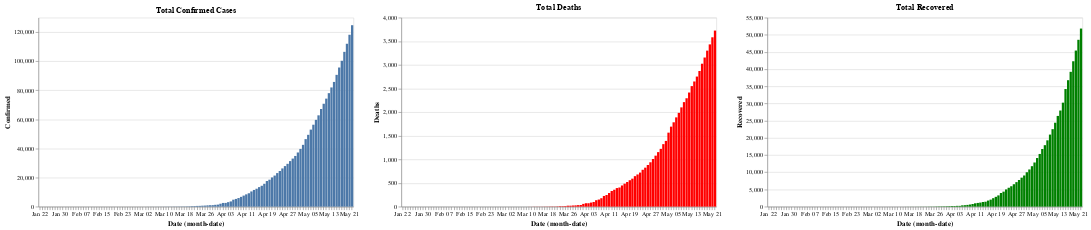

Notebook code for this chart:
### Code cell
base.encode(y="Confirmed").properties(title ='Total Confirmed Cases') | base.encode(y='Deaths',color=red).properties(title='Total Deaths') | base.encode(y='Recovered',color=g).properties(title='Total Recovered')

### Figure 1 — Vega-Lite specification as saved in the notebook (floating-point values rounded to 4 significant figures)
{"config": {"view": {"continuousWidth": 400, "continuousHeight": 300}}, "hconcat": [{"mark": "bar", "encoding": {"x": {"type": "ordinal", "field": "Date", "timeUnit": "monthdate"}, "y": {"type": "quantitative", "field": "Confirmed"}}, "title": "Total Confirmed Cases", "width": 500}, {"mark": "bar", "encoding": {"color": {"value": "red"}, "x": {"type": "ordinal", "field": "Date", "timeUnit": "monthdate"}, "y": {"type": "quantitative", "field": "Deaths"}}, "title": "Total Deaths", "width": 500}, {"mark": "bar", "encoding": {"color": {"value": "green"}, "x": {"type": "ordinal", "field": "Date", "timeUnit": "monthdate"}, "y": {"type": "quantitative", "field": "Recovered"}}, "title": "Total Recovered", "width": 500}], "data": {"name": "data-bdad5f149a248cd8044d592c055b8d04"}, "$schema": "https://vega.github.io/schema/vega-lite/v4.8.1.json", "datasets": {"data-bdad5f149a248cd8044d592c055b8d04": [{"Unnamed: 0": 78, "Date": "2020-01-22T00:00:00", "Country/Region": "India", "Confirmed": 0, "Deaths": 0, "Recovered": 0.0, "Active": 0.0, "New cases": 0, "New deaths": 0, "New recovered": 0}, {"Unnamed: 0": 264, "Date": "2020-01-23T00:00:00", "Country/Region": "India", "Confirmed": 0, "Deaths": 0, "Recovered": 0.0, "Active": 0.0, "New cases": 0, "New deaths": 0, "New recovered": 0}, {"Unnamed: 0": 450, "Date": "2020-01-24T00:00:00", "Country/Region": "India", "Confirmed": 0, "Deaths": 0, "Recovered": 0.0, "Active": 0.0, "New cases": 0, "New deaths": 0, "New recovered": 0}, {"Unnamed: 0": 636, "Date": "2020-01-25T00:00:00", "Country/Region": "India", "Confirmed": 0, "Deaths": 0, "Recovered": 0.0, "Active": 0.0, "New cases": 0, "New deaths": 0, "New recovered": 0}, {"Unnamed: 0": 822, "Date": "2020-01-26T00:00:00", "Country/Region": "India", "Confirmed": 0, "Deaths": 0, "Recovered": 0.0, "Active": 0.0, "New cases": 0, "New deaths": 0, "New recovered": 0}, {"Unnamed: 0": 1008, "Date": "2020-01-27T00:00:00", "Country/Region": "India", "Confirmed": 0, "Deaths": 0, "Recovered": 0.0, "Active": 0.0, "New cases": 0, "New deaths": 0, "New recovered": 0}, {"Unnamed: 0": 1194, "Date": "2020-01-28T00:00:00", "Country/Region": "India", "Confirmed": 0, "Deaths": 0, "Recovered": 0.0, "Active": 0.0, "New cases": 0, "New deaths": 0, "New recovered": 0}, {"Unnamed: 0": 1380, "Date": "2020-01-29T00:00:00", "Country/Region": "India", "Confirmed": 0, "Deaths": 0, "Recovered": 0.0, "Active": 0.0, "New cases": 0, "New deaths": 0, "New recovered": 0}, {"Unnamed: 0": 1566, "Date": "2020-01-30T00:00:00", "Country/Region": "India", "Confirmed": 1, "Deaths": 0, "Recovered": 0.0, "Active": 1.0, "New cases": 1, "New deaths": 0, "New recovered": 0}, {"Unnamed: 0": 1752, "Date": "2020-01-31T00:00:00", "Country/Region": "India", "Confirmed": 1, "Deaths": 0, "Recovered": 0.0, "Active": 1.0, "New cases": 0, "New deaths": 0, "New recovered": 0}, {"Unnamed: 0": 1938, "Date": "2020-02-01T00:00:00", "Country/Region": "India", "Confirmed": 1, "Deaths": 0, "Recovered": 0.0, "Active": 1.0, "New cases": 0, "New deaths": 0, "New recovered": 0}, {"Unnamed: 0": 2124, "Date": "2020-02-10T00:00:00", "Country/Region": "India", "Confirmed": 3, "Deaths": 0, "Recovered": 0.0, "Active": 3.0, "New cases": 2, "New deaths": 0, "New recovered": 0}, {"Unnamed: 0": 2310, "Date": "2020-02-11T00:00:00", "Country/Region": "India", "Confirmed": 3, "Deaths": 0, "Recovered": 0.0, "Active": 3.0, "New cases": 0, "New deaths": 0, "New recovered": 0}, {"Unnamed: 0": 2496, "Date": "2020-02-12T00:00:00", "Country/Region": "India", "Confirmed": 3, "Deaths": 0, "Recovered": 0.0, "Active": 3.0, "New cases": 0, "New deaths": 0, "New recovered": 0}, {"Unnamed: 0": 2682, "Date": "2020-02-13T00:00:00", "Country/Region": "India", "Confirmed": 3, "Deaths": 0, "Recovered": 0.0, "Active": 3.0, "New cases": 0, "New deaths": 0, "New recovered": 0}, {"Unnamed: 0": 2868, "Date": "2020-02-14T00:00:00", "Country/Region": "India", "Confirmed": 3, "Deaths": 0, "Recovered": 0.0, "Active": 3.0, "New cases": 0, "New deaths": 0, "New recovered": 0}, {"Unnamed: 0": 3054, "Date": "2020-02-15T00:00:00", "Country/Region": "India", "Confirmed": 3, "Deaths": 0, "Recovered": 0.0, "Active": 3.0, "New cases": 0, "New deaths": 0, "New recovered": 0}, {"Unnamed: 0": 3240, "Date": "2020-02-16T00:00:00", "Country/Region": "India", "Confirmed": 3, "Deaths": 0, "Recovered": 3.0, "Active": 0.0, "New cases": 0, "New deaths": 0, "New recovered": 3}, {"Unnamed: 0": 3426, "Date": "2020-02-17T00:00:00", "Country/Region": "India", "Confirmed": 3, "Deaths": 0, "Recovered": 3.0, "Active": 0.0, "New cases": 0, "New deaths": 0, "New recovered": 0}, {"Unnamed: 0": 3612, "Date": "2020-02-18T00:00:00", "Country/Region": "India", "Confirmed": 3, "Deaths": 0, "Recovered": 3.0, "Active": 0.0, "New cases": 0, "New deaths": 0, "New recovered": 0}, {"Unnamed: 0": 3798, "Date": "2020-02-19T00:00:00", "Country/Region": "India", "Confirmed": 3, "Deaths": 0, "Recovered": 3.0, "Active": 0.0, "New cases": 0, "New deaths": 0, "New recovered": 0}, {"Unnamed: 0": 3984, "Date": "2020-02-02T00:00:00", "Country/Region": "India", "Confirmed": 2, "Deaths": 0, "Recovered": 0.0, "Active": 2.0, "New cases": 0, "New deaths": 0, "New recovered": -3}, {"Unnamed: 0": 4170, "Date": "2020-02-20T00:00:00", "Country/Region": "India", "Confirmed": 3, "Deaths": 0, "Recovered": 3.0, "Active": 0.0, "New cases": 1, "New deaths": 0, "New recovered": 3}, {"Unnamed: 0": 4356, "Date": "2020-02-21T00:00:00", "Country/Region": "India", "Confirmed": 3, "Deaths": 0, "Recovered": 3.0, "Active": 0.0, "New cases": 0, "New deaths": 0, "New recovered": 0}, {"Unnamed: 0": 4542, "Date": "2020-02-22T00:00:00", "Country/Region": "India", "Confirmed": 3, "Deaths": 0, "Recovered": 3.0, "Active": 0.0, "New cases": 0, "New deaths": 0, "New recovered": 0}, {"Unnamed: 0": 4728, "Date": "2020-02-23T00:00:00", "Country/Region": "India", "Confirmed": 3, "Deaths": 0, "Recovered": 3.0, "Active": 0.0, "New cases": 0, "New deaths": 0, "New recovered": 0}, {"Unnamed: 0": 4914, "Date": "2020-02-24T00:00:00", "Country/Region": "India", "Confirmed": 3, "Deaths": 0, "Recovered": 3.0, "Active": 0.0, "New cases": 0, "New deaths": 0, "New recovered": 0}, {"Unnamed: 0": 5100, "Date": "2020-02-25T00:00:00", "Country/Region": "India", "Confirmed": 3, "Deaths": 0, "Recovered": 3.0, "Active": 0.0, "New cases": 0, "New deaths": 0, "New recovered": 0}, {"Unnamed: 0": 5286, "Date": "2020-02-26T00:00:00", "Country/Region": "India", "Confirmed": 3, "Deaths": 0, "Recovered": 3.0, "Active": 0.0, "New cases": 0, "New deaths": 0, "New recovered": 0}, {"Unnamed: 0": 5472, "Date": "2020-02-27T00:00:00", "Country/Region": "India", "Confirmed": 3, "Deaths": 0, "Recovered": 3.0, "Active": 0.0, "New cases": 0, "New deaths": 0, "New recovered": 0}, {"Unnamed: 0": 5658, "Date": "2020-02-28T00:00:00", "Country/Region": "India", "Confirmed": 3, "Deaths": 0, "Recovered": 3.0, "Active": 0.0, "New cases": 0, "New deaths": 0, "New recovered": 0}, {"Unnamed: 0": 5844, "Date": "2020-02-29T00:00:00", "Country/Region": "India", "Confirmed": 3, "Deaths": 0, "Recovered": 3.0, "Active": 0.0, "New cases": 0, "New deaths": 0, "New recovered": 0}, {"Unnamed: 0": 6030, "Date": "2020-02-03T00:00:00", "Country/Region": "India", "Confirmed": 3, "Deaths": 0, "Recovered": 0.0, "Active": 3.0, "New cases": 0, "New deaths": 0, "New recovered": -3}, {"Unnamed: 0": 6216, "Date": "2020-02-04T00:00:00", "Country/Region": "India", "Confirmed": 3, "Deaths": 0, "Recovered": 0.0, "Active": 3.0, "New cases": 0, "New deaths": 0, "New recovered": 0}, {"Unnamed: 0": 6402, "Date": "2020-02-05T00:00:00", "Country/Region": "India", "Confirmed": 3, "Deaths": 0, "Recovered": 0.0, "Active": 3.0, "New cases": 0, "New deaths": 0, "New recovered": 0}, {"Unnamed: 0": 6588, "Date": "2020-02-06T00:00:00", "Country/Region": "India", "Confirmed": 3, "Deaths": 0, "Recovered": 0.0, "Active": 3.0, "New cases": 0, "New deaths": 0, "New recovered": 0}, {"Unnamed: 0": 6774, "Date": "2020-02-07T00:00:00", "Country/Region": "India", "Confirmed": 3, "Deaths": 0, "Recovered": 0.0, "Active": 3.0, "New cases": 0, "New deaths": 0, "New recovered": 0}, {"Unnamed: 0": 6960, "Date": "2020-02-08T00:00:00", "Country/Region": "India", "Confirmed": 3, "Deaths": 0, "Recovered": 0.0, "Active": 3.0, "New cases": 0, "New deaths": 0, "New recovered": 0}, {"Unnamed: 0": 7146, "Date": "2020-02-09T00:00:00", "Country/Region": "India", "Confirmed": 3, "Deaths": 0, "Recovered": 0.0, "Active": 3.0, "New cases": 0, "New deaths": 0, "New recovered": 0}, {"Unnamed: 0": 7332, "Date": "2020-03-01T00:00:00", "Country/Region": "India", "Confirmed": 3, "Deaths": 0, "Recovered": 3.0, "Active": 0.0, "New cases": 0, "New deaths": 0, "New recovered": 3}, {"Unnamed: 0": 7518, "Date": "2020-03-10T00:00:00", "Country/Region": "India", "Confirmed": 56, "Deaths": 0, "Recovered": 4.0, "Active": 52.0, "New cases": 53, "New deaths": 0, "New recovered": 1}, {"Unnamed: 0": 7704, "Date": "2020-03-11T00:00:00", "Country/Region": "India", "Confirmed": 62, "Deaths": 1, "Recovered": 4.0, "Active": 57.0, "New cases": 6, "New deaths": 1, "New recovered": 0}, {"Unnamed: 0": 7890, "Date": "2020-03-12T00:00:00", "Country/Region": "India", "Confirmed": 73, "Deaths": 1, "Recovered": 4.0, "Active": 68.0, "New cases": 11, "New deaths": 0, "New recovered": 0}, {"Unnamed: 0": 8076, "Date": "2020-03-13T00:00:00", "Country/Region": "India", "Confirmed": 82, "Deaths": 2, "Recovered": 4.0, "Active": 76.0, "New cases": 9, "New deaths": 1, "New recovered": 0}, {"Unnamed: 0": 8262, "Date": "2020-03-14T00:00:00", "Country/Region": "India", "Confirmed": 102, "Deaths": 2, "Recovered": 4.0, "Active": 96.0, "New cases": 20, "New deaths": 0, "New recovered": 0}, {"Unnamed: 0": 8448, "Date": "2020-03-15T00:00:00", "Country/Region": "India", "Confirmed": 113, "Deaths": 2, "Recovered": 13.0, "Active": 98.0, "New cases": 11, "New deaths": 0, "New recovered": 9}, {"Unnamed: 0": 8634, "Date": "2020-03-16T00:00:00", "Country/Region": "India", "Confirmed": 119, "Deaths": 2, "Recovered": 13.0, "Active": 104.0, "New cases": 6, "New deaths": 0, "New recovered": 0}, {"Unnamed: 0": 8820, "Date": "2020-03-17T00:00:00", "Country/Region": "India", "Confirmed": 142, "Deaths": 3, "Recovered": 14.0, "Active": 125.0, "New cases": 23, "New deaths": 1, "New recovered": 1}, {"Unnamed: 0": 9006, "Date": "2020-03-18T00:00:00", "Country/Region": "India", "Confirmed": 156, "Deaths": 3, "Recovered": 14.0, "Active": 139.0, "New cases": 14, "New deaths": 0, "New recovered": 0}, {"Unnamed: 0": 9192, "Date": "2020-03-19T00:00:00", "Country/Region": "India", "Confirmed": 194, "Deaths": 4, "Recovered": 15.0, "Active": 175.0, "New cases": 38, "New deaths": 1, "New recovered": 1}, {"Unnamed: 0": 9378, "Date": "2020-03-02T00:00:00", "Country/Region": "India", "Confirmed": 5, "Deaths": 0, "Recovered": 3.0, "Active": 2.0, "New cases": 0, "New deaths": -4, "New recovered": -12}, {"Unnamed: 0": 9564, "Date": "2020-03-20T00:00:00", "Country/Region": "India", "Confirmed": 244, "Deaths": 5, "Recovered": 20.0, "Active": 219.0, "New cases": 239, "New deaths": 5, "New recovered": 17}, {"Unnamed: 0": 9750, "Date": "2020-03-21T00:00:00", "Country/Region": "India", "Confirmed": 330, "Deaths": 4, "Recovered": 23.0, "Active": 303.0, "New cases": 86, "New deaths": -1, "New recovered": 3}, {"Unnamed: 0": 9936, "Date": "2020-03-22T00:00:00", "Country/Region": "India", "Confirmed": 396, "Deaths": 7, "Recovered": 27.0, "Active": 362.0, "New cases": 66, "New deaths": 3, "New recovered": 4}, {"Unnamed: 0": 10122, "Date": "2020-03-23T00:00:00", "Country/Region": "India", "Confirmed": 499, "Deaths": 10, "Recovered": 27.0, "Active": 462.0, "New cases": 103, "New deaths": 3, "New recovered": 0}, {"Unnamed: 0": 10308, "Date": "2020-03-24T00:00:00", "Country/Region": "India", "Confirmed": 536, "Deaths": 10, "Recovered": 40.0, "Active": 486.0, "New cases": 37, "New deaths": 0, "New recovered": 13}, {"Unnamed: 0": 10494, "Date": "2020-03-25T00:00:00", "Country/Region": "India", "Confirmed": 657, "Deaths": 12, "Recovered": 43.0, "Active": 602.0, "New cases": 121, "New deaths": 2, "New recovered": 3}, {"Unnamed: 0": 10680, "Date": "2020-03-26T00:00:00", "Country/Region": "India", "Confirmed": 727, "Deaths": 20, "Recovered": 45.0, "Active": 662.0, "New cases": 70, "New deaths": 8, "New recovered": 2}, {"Unnamed: 0": 10866, "Date": "2020-03-27T00:00:00", "Country/Region": "India", "Confirmed": 887, "Deaths": 20, "Recovered": 73.0, "Active": 794.0, "New cases": 160, "New deaths": 0, "New recovered": 28}, {"Unnamed: 0": 11052, "Date": "2020-03-28T00:00:00", "Country/Region": "India", "Confirmed": 987, "Deaths": 24, "Recovered": 84.0, "Active": 879.0, "New cases": 100, "New deaths": 4, "New recovered": 11}, {"Unnamed: 0": 11238, "Date": "2020-03-29T00:00:00", "Country/Region": "India", "Confirmed": 1024, "Deaths": 27, "Recovered": 95.0, "Active": 902.0, "New cases": 37, "New deaths": 3, "New recovered": 11}, {"Unnamed: 0": 11424, "Date": "2020-03-03T00:00:00", "Country/Region": "India", "Confirmed": 5, "Deaths": 0, "Recovered": 3.0, "Active": 2.0, "New cases": 0, "New deaths": -27, "New recovered": -92}, {"Unnamed: 0": 11610, "Date": "2020-03-30T00:00:00", "Country/Region": "India", "Confirmed": 1251, "Deaths": 32, "Recovered": 102.0, "Active": 1117.0, "New cases": 1246, "New deaths": 32, "New recovered": 99}, {"Unnamed: 0": 11796, "Date": "2020-03-31T00:00:00", "Country/Region": "India", "Confirmed": 1397, "Deaths": 35, "Recovered": 123.0, "Active": 1239.0, "New cases": 146, "New deaths": 3, "New recovered": 21}, {"Unnamed: 0": 11982, "Date": "2020-03-04T00:00:00", "Country/Region": "India", "Confirmed": 28, "Deaths": 0, "Recovered": 3.0, "Active": 25.0, "New cases": 0, "New deaths": -35, "New recovered": -120}, {"Unnamed: 0": 12168, "Date": "2020-03-05T00:00:00", "Country/Region": "India", "Confirmed": 30, "Deaths": 0, "Recovered": 3.0, "Active": 27.0, "New cases": 2, "New deaths": 0, "New recovered": 0}, {"Unnamed: 0": 12354, "Date": "2020-03-06T00:00:00", "Country/Region": "India", "Confirmed": 31, "Deaths": 0, "Recovered": 3.0, "Active": 28.0, "New cases": 1, "New deaths": 0, "New recovered": 0}, {"Unnamed: 0": 12540, "Date": "2020-03-07T00:00:00", "Country/Region": "India", "Confirmed": 34, "Deaths": 0, "Recovered": 3.0, "Active": 31.0, "New cases": 3, "New deaths": 0, "New recovered": 0}, {"Unnamed: 0": 12726, "Date": "2020-03-08T00:00:00", "Country/Region": "India", "Confirmed": 39, "Deaths": 0, "Recovered": 3.0, "Active": 36.0, "New cases": 5, "New deaths": 0, "New recovered": 0}, {"Unnamed: 0": 12912, "Date": "2020-03-09T00:00:00", "Country/Region": "India", "Confirmed": 43, "Deaths": 0, "Recovered": 3.0, "Active": 40.0, "New cases": 4, "New deaths": 0, "New recovered": 0}, {"Unnamed: 0": 13098, "Date": "2020-04-01T00:00:00", "Country/Region": "India", "Confirmed": 1998, "Deaths": 58, "Recovered": 148.0, "Active": 1792.0, "New cases": 1955, "New deaths": 58, "New recovered": 145}, {"Unnamed: 0": 13284, "Date": "2020-04-10T00:00:00", "Country/Region": "India", "Confirmed": 7598, "Deaths": 246, "Recovered": 774.0, "Active": 6578.0, "New cases": 5600, "New deaths": 188, "New recovered": 626}, {"Unnamed: 0": 13470, "Date": "2020-04-11T00:00:00", "Country/Region": "India", "Confirmed": 8446, "Deaths": 288, "Recovered": 969.0, "Active": 7189.0, "New cases": 848, "New deaths": 42, "New recovered": 195}, {"Unnamed: 0": 13656, "Date": "2020-04-12T00:00:00", "Country/Region": "India", "Confirmed": 9205, "Deaths": 331, "Recovered": 1080.0, "Active": 7794.0, "New cases": 759, "New deaths": 43, "New recovered": 111}, {"Unnamed: 0": 13842, "Date": "2020-04-13T00:00:00", "Country/Region": "India", "Confirmed": 10453, "Deaths": 358, "Recovered": 1181.0, "Active": 8914.0, "New cases": 1248, "New deaths": 27, "New recovered": 101}, {"Unnamed: 0": 14028, "Date": "2020-04-14T00:00:00", "Country/Region": "India", "Confirmed": 11487, "Deaths": 393, "Recovered": 1359.0, "Active": 9735.0, "New cases": 1034, "New deaths": 35, "New recovered": 178}, {"Unnamed: 0": 14214, "Date": "2020-04-15T00:00:00", "Country/Region": "India", "Confirmed": 12322, "Deaths": 405, "Recovered": 1432.0, "Active": 10480.0, "New cases": 835, "New deaths": 12, "New recovered": 73}, {"Unnamed: 0": 14400, "Date": "2020-04-16T00:00:00", "Country/Region": "India", "Confirmed": 13430, "Deaths": 448, "Recovered": 1768.0, "Active": 11210.0, "New cases": 1108, "New deaths": 43, "New recovered": 336}, {"Unnamed: 0": 14586, "Date": "2020-04-17T00:00:00", "Country/Region": "India", "Confirmed": 14352, "Deaths": 486, "Recovered": 2041.0, "Active": 11820.0, "New cases": 922, "New deaths": 38, "New recovered": 273}, {"Unnamed: 0": 14772, "Date": "2020-04-18T00:00:00", "Country/Region": "India", "Confirmed": 15722, "Deaths": 521, "Recovered": 2463.0, "Active": 12740.0, "New cases": 1370, "New deaths": 35, "New recovered": 422}, {"Unnamed: 0": 14958, "Date": "2020-04-19T00:00:00", "Country/Region": "India", "Confirmed": 17615, "Deaths": 559, "Recovered": 2854.0, "Active": 14200.0, "New cases": 1893, "New deaths": 38, "New recovered": 391}, {"Unnamed: 0": 15144, "Date": "2020-04-02T00:00:00", "Country/Region": "India", "Confirmed": 2543, "Deaths": 72, "Recovered": 191.0, "Active": 2280.0, "New cases": 0, "New deaths": -487, "New recovered": -2663}, {"Unnamed: 0": 15330, "Date": "2020-04-20T00:00:00", "Country/Region": "India", "Confirmed": 18539, "Deaths": 592, "Recovered": 3273.0, "Active": 14670.0, "New cases": 15996, "New deaths": 520, "New recovered": 3082}, {"Unnamed: 0": 15516, "Date": "2020-04-21T00:00:00", "Country/Region": "India", "Confirmed": 20080, "Deaths": 645, "Recovered": 3975.0, "Active": 15460.0, "New cases": 1541, "New deaths": 53, "New recovered": 702}, {"Unnamed: 0": 15702, "Date": "2020-04-22T00:00:00", "Country/Region": "India", "Confirmed": 21370, "Deaths": 681, "Recovered": 4370.0, "Active": 16320.0, "New cases": 1290, "New deaths": 36, "New recovered": 395}, {"Unnamed: 0": 15888, "Date": "2020-04-23T00:00:00", "Country/Region": "India", "Confirmed": 23077, "Deaths": 721, "Recovered": 5012.0, "Active": 17340.0, "New cases": 1707, "New deaths": 40, "New recovered": 642}, {"Unnamed: 0": 16074, "Date": "2020-04-24T00:00:00", "Country/Region": "India", "Confirmed": 24530, "Deaths": 780, "Recovered": 5498.0, "Active": 18250.0, "New cases": 1453, "New deaths": 59, "New recovered": 486}, {"Unnamed: 0": 16260, "Date": "2020-04-25T00:00:00", "Country/Region": "India", "Confirmed": 26283, "Deaths": 825, "Recovered": 5939.0, "Active": 19520.0, "New cases": 1753, "New deaths": 45, "New recovered": 441}, {"Unnamed: 0": 16446, "Date": "2020-04-26T00:00:00", "Country/Region": "India", "Confirmed": 27890, "Deaths": 881, "Recovered": 6523.0, "Active": 20490.0, "New cases": 1607, "New deaths": 56, "New recovered": 584}, {"Unnamed: 0": 16632, "Date": "2020-04-27T00:00:00", "Country/Region": "India", "Confirmed": 29451, "Deaths": 939, "Recovered": 7137.0, "Active": 21380.0, "New cases": 1561, "New deaths": 58, "New recovered": 614}, {"Unnamed: 0": 16818, "Date": "2020-04-28T00:00:00", "Country/Region": "India", "Confirmed": 31324, "Deaths": 1008, "Recovered": 7747.0, "Active": 22570.0, "New cases": 1873, "New deaths": 69, "New recovered": 610}, {"Unnamed: 0": 17004, "Date": "2020-04-29T00:00:00", "Country/Region": "India", "Confirmed": 33062, "Deaths": 1079, "Recovered": 8437.0, "Active": 23550.0, "New cases": 1738, "New deaths": 71, "New recovered": 690}, {"Unnamed: 0": 17190, "Date": "2020-04-03T00:00:00", "Country/Region": "India", "Confirmed": 2567, "Deaths": 72, "Recovered": 192.0, "Active": 2303.0, "New cases": 0, "New deaths": -1007, "New recovered": -8245}, {"Unnamed: 0": 17376, "Date": "2020-04-30T00:00:00", "Country/Region": "India", "Confirmed": 34863, "Deaths": 1154, "Recovered": 9068.0, "Active": 24640.0, "New cases": 32296, "New deaths": 1082, "New recovered": 8876}, {"Unnamed: 0": 17562, "Date": "2020-04-04T00:00:00", "Country/Region": "India", "Confirmed": 3082, "Deaths": 86, "Recovered": 229.0, "Active": 2767.0, "New cases": 0, "New deaths": -1068, "New recovered": -8839}, {"Unnamed: 0": 17748, "Date": "2020-04-05T00:00:00", "Country/Region": "India", "Confirmed": 3588, "Deaths": 99, "Recovered": 229.0, "Active": 3260.0, "New cases": 506, "New deaths": 13, "New recovered": 0}, {"Unnamed: 0": 17934, "Date": "2020-04-06T00:00:00", "Country/Region": "India", "Confirmed": 4778, "Deaths": 136, "Recovered": 375.0, "Active": 4267.0, "New cases": 1190, "New deaths": 37, "New recovered": 146}, {"Unnamed: 0": 18120, "Date": "2020-04-07T00:00:00", "Country/Region": "India", "Confirmed": 5311, "Deaths": 150, "Recovered": 421.0, "Active": 4740.0, "New cases": 533, "New deaths": 14, "New recovered": 46}, {"Unnamed: 0": 18306, "Date": "2020-04-08T00:00:00", "Country/Region": "India", "Confirmed": 5916, "Deaths": 178, "Recovered": 506.0, "Active": 5232.0, "New cases": 605, "New deaths": 28, "New recovered": 85}, {"Unnamed: 0": 18492, "Date": "2020-04-09T00:00:00", "Country/Region": "India", "Confirmed": 6725, "Deaths": 226, "Recovered": 620.0, "Active": 5879.0, "New cases": 809, "New deaths": 48, "New recovered": 114}, {"Unnamed: 0": 18678, "Date": "2020-05-01T00:00:00", "Country/Region": "India", "Confirmed": 37257, "Deaths": 1223, "Recovered": 10010.0, "Active": 26030.0, "New cases": 30532, "New deaths": 997, "New recovered": 9387}, {"Unnamed: 0": 18864, "Date": "2020-05-10T00:00:00", "Country/Region": "India", "Confirmed": 67161, "Deaths": 2212, "Recovered": 20970.0, "Active": 43980.0, "New cases": 29904, "New deaths": 989, "New recovered": 10962}, {"Unnamed: 0": 19050, "Date": "2020-05-11T00:00:00", "Country/Region": "India", "Confirmed": 70768, "Deaths": 2294, "Recovered": 22550.0, "Active": 45920.0, "New cases": 3607, "New deaths": 82, "New recovered": 1580}, {"Unnamed: 0": 19236, "Date": "2020-05-12T00:00:00", "Country/Region": "India", "Confirmed": 74292, "Deaths": 2415, "Recovered": 24420.0, "Active": 47460.0, "New cases": 3524, "New deaths": 121, "New recovered": 1871}, {"Unnamed: 0": 19422, "Date": "2020-05-13T00:00:00", "Country/Region": "India", "Confirmed": 78055, "Deaths": 2551, "Recovered": 26400.0, "Active": 49100.0, "New cases": 3763, "New deaths": 136, "New recovered": 1980}, {"Unnamed: 0": 19608, "Date": "2020-05-14T00:00:00", "Country/Region": "India", "Confirmed": 81997, "Deaths": 2649, "Recovered": 27970.0, "Active": 51380.0, "New cases": 3942, "New deaths": 98, "New recovered": 1569}, {"Unnamed: 0": 19794, "Date": "2020-05-15T00:00:00", "Country/Region": "India", "Confirmed": 85784, "Deaths": 2753, "Recovered": 30260.0, "Active": 52770.0, "New cases": 3787, "New deaths": 104, "New recovered": 2289}, {"Unnamed: 0": 19980, "Date": "2020-05-16T00:00:00", "Country/Region": "India", "Confirmed": 90648, "Deaths": 2871, "Recovered": 34220.0, "Active": 53550.0, "New cases": 4864, "New deaths": 118, "New recovered": 3966}, {"Unnamed: 0": 20166, "Date": "2020-05-17T00:00:00", "Country/Region": "India", "Confirmed": 95698, "Deaths": 3025, "Recovered": 36800.0, "Active": 55880.0, "New cases": 5050, "New deaths": 154, "New recovered": 2571}, {"Unnamed: 0": 20352, "Date": "2020-05-18T00:00:00", "Country/Region": "India", "Confirmed": 100328, "Deaths": 3156, "Recovered": 39230.0, "Active": 57940.0, "New cases": 4630, "New deaths": 131, "New recovered": 2438}, {"Unnamed: 0": 20538, "Date": "2020-05-19T00:00:00", "Country/Region": "India", "Confirmed": 106475, "Deaths": 3302, "Recovered": 42310.0, "Active": 60860.0, "New cases": 6147, "New deaths": 146, "New recovered": 3076}, {"Unnamed: 0": 20724, "Date": "2020-05-02T00:00:00", "Country/Region": "India", "Confirmed": 39699, "Deaths": 1323, "Recovered": 10820.0, "Active": 27560.0, "New cases": 0, "New deaths": -1979, "New recovered": -31490}, {"Unnamed: 0": 20910, "Date": "2020-05-20T00:00:00", "Country/Region": "India", "Confirmed": 112028, "Deaths": 3434, "Recovered": 45420.0, "Active": 63170.0, "New cases": 72329, "New deaths": 2111, "New recovered": 34603}, {"Unnamed: 0": 21096, "Date": "2020-05-21T00:00:00", "Country/Region": "India", "Confirmed": 118226, "Deaths": 3584, "Recovered": 48550.0, "Active": 66090.0, "New cases": 6198, "New deaths": 150, "New recovered": 3131}, {"Unnamed: 0": 21282, "Date": "2020-05-22T00:00:00", "Country/Region": "India", "Confirmed": 124794, "Deaths": 3726, "Recovered": 51820.0, "Active": 69240.0, "New cases": 6568, "New deaths": 142, "New recovered": 3271}, {"Unnamed: 0": 21468, "Date": "2020-05-03T00:00:00", "Country/Region": "India", "Confirmed": 42505, "Deaths": 1391, "Recovered": 11780.0, "Active": 29340.0, "New cases": 0, "New deaths": -2335, "New recovered": -40049}, {"Unnamed: 0": 21654, "Date": "2020-05-04T00:00:00", "Country/Region": "India", "Confirmed": 46437, "Deaths": 1566, "Recovered": 12850.0, "Active": 32020.0, "New cases": 3932, "New deaths": 175, "New recovered": 1072}, {"Unnamed: 0": 21840, "Date": "2020-05-05T00:00:00", "Country/Region": "India", "Confirmed": 49400, "Deaths": 1693, "Recovered": 14140.0, "Active": 33560.0, "New cases": 2963, "New deaths": 127, "New recovered": 1295}, {"Unnamed: 0": 22026, "Date": "2020-05-06T00:00:00", "Country/Region": "India", "Confirmed": 52987, "Deaths": 1785, "Recovered": 15330.0, "Active": 35870.0, "New cases": 3587, "New deaths": 92, "New recovered": 1189}, {"Unnamed: 0": 22212, "Date": "2020-05-07T00:00:00", "Country/Region": "India", "Confirmed": 56351, "Deaths": 1889, "Recovered": 16780.0, "Active": 37690.0, "New cases": 3364, "New deaths": 104, "New recovered": 1445}, {"Unnamed: 0": 22398, "Date": "2020-05-08T00:00:00", "Country/Region": "India", "Confirmed": 59695, "Deaths": 1985, "Recovered": 17890.0, "Active": 39820.0, "New cases": 3344, "New deaths": 96, "New recovered": 1111}, {"Unnamed: 0": 22584, "Date": "2020-05-09T00:00:00", "Country/Region": "India", "Confirmed": 62808, "Deaths": 2101, "Recovered": 19300.0, "Active": 41410.0, "New cases": 3113, "New deaths": 116, "New recovered": 1414}]}}
